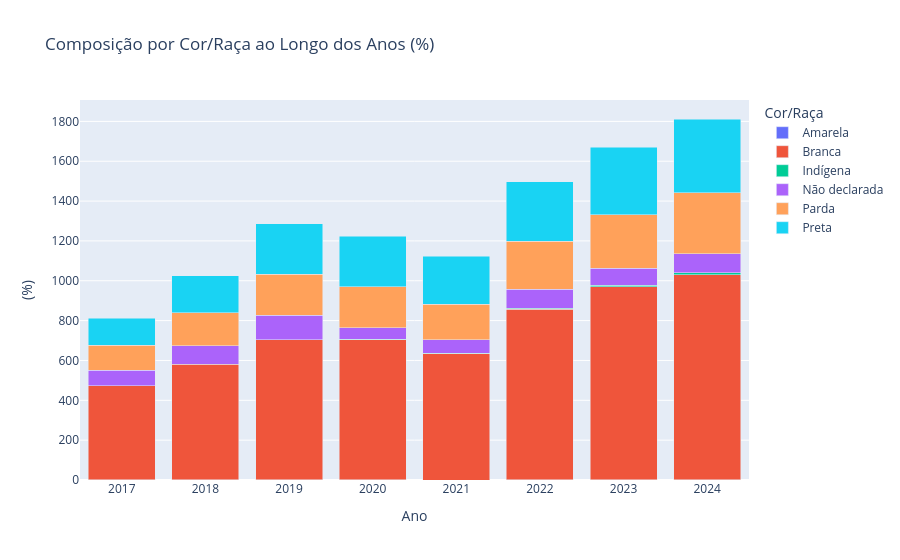

Notebook code for this chart:
### Code cell
# 15: Composição por cor/raça ao longo dos anos

raca_ano = (
    df_dados_tratados.groupby(["Ano", "Cor / Raça"])["Código da Matricula"]
    .count()
    .reset_index(name="Qtd")
)

fig_g24 = px.bar(
    raca_ano,
    x="Ano",
    y="Qtd",
    color="Cor / Raça",
    barmode="stack",
    title="Composição por Cor/Raça ao Longo dos Anos (%)",
    labels={"Qtd": "(%)", "Cor / Raça": "Cor/Raça"},
)
fig_g24.update_xaxes(tickmode="linear", dtick=1)
fig_g24.show()

### Figure 1 — Plotly figure (JSON) as saved in the notebook; plotly's stock layout.template omitted (floating-point values rounded to 4 significant figures)
{"data": [{"hovertemplate": "Cor/Raça=Amarela<br>Ano=%{x}<br>(%)=%{y}<extra></extra>", "legendgroup": "Amarela", "marker": {"color": "#636efa", "pattern": {"shape": ""}}, "name": "Amarela", "orientation": "v", "showlegend": true, "textposition": "auto", "type": "bar", "x": [2017, 2018, 2019, 2020, 2022, 2023, 2024], "xaxis": "x", "y": [1, 1, 1, 1, 2, 1, 2], "yaxis": "y"}, {"hovertemplate": "Cor/Raça=Branca<br>Ano=%{x}<br>(%)=%{y}<extra></extra>", "legendgroup": "Branca", "marker": {"color": "#EF553B", "pattern": {"shape": ""}}, "name": "Branca", "orientation": "v", "showlegend": true, "textposition": "auto", "type": "bar", "x": [2017, 2018, 2019, 2020, 2021, 2022, 2023, 2024], "xaxis": "x", "y": [471, 579, 703, 702, 633, 854, 968, 1029], "yaxis": "y"}, {"hovertemplate": "Cor/Raça=Indígena<br>Ano=%{x}<br>(%)=%{y}<extra></extra>", "legendgroup": "Indígena", "marker": {"color": "#00cc96", "pattern": {"shape": ""}}, "name": "Indígena", "orientation": "v", "showlegend": true, "textposition": "auto", "type": "bar", "x": [2017, 2020, 2021, 2022, 2023, 2024], "xaxis": "x", "y": [1, 3, 3, 7, 9, 9], "yaxis": "y"}, {"hovertemplate": "Cor/Raça=Não declarada<br>Ano=%{x}<br>(%)=%{y}<extra></extra>", "legendgroup": "Não declarada", "marker": {"color": "#ab63fa", "pattern": {"shape": ""}}, "name": "Não declarada", "orientation": "v", "showlegend": true, "textposition": "auto", "type": "bar", "x": [2017, 2018, 2019, 2020, 2021, 2022, 2023, 2024], "xaxis": "x", "y": [77, 95, 123, 59, 69, 94, 86, 95], "yaxis": "y"}, {"hovertemplate": "Cor/Raça=Parda<br>Ano=%{x}<br>(%)=%{y}<extra></extra>", "legendgroup": "Parda", "marker": {"color": "#FFA15A", "pattern": {"shape": ""}}, "name": "Parda", "orientation": "v", "showlegend": true, "textposition": "auto", "type": "bar", "x": [2017, 2018, 2019, 2020, 2021, 2022, 2023, 2024], "xaxis": "x", "y": [127, 165, 207, 204, 178, 242, 267, 308], "yaxis": "y"}, {"hovertemplate": "Cor/Raça=Preta<br>Ano=%{x}<br>(%)=%{y}<extra></extra>", "legendgroup": "Preta", "marker": {"color": "#19d3f3", "pattern": {"shape": ""}}, "name": "Preta", "orientation": "v", "showlegend": true, "textposition": "auto", "type": "bar", "x": [2017, 2018, 2019, 2020, 2021, 2022, 2023, 2024], "xaxis": "x", "y": [134, 186, 251, 254, 239, 298, 338, 369], "yaxis": "y"}], "layout": {"barmode": "stack", "legend": {"title": {"text": "Cor/Raça"}, "tracegroupgap": 0}, "title": {"text": "Composição por Cor/Raça ao Longo dos Anos (%)"}, "xaxis": {"anchor": "y", "domain": [0, 1], "dtick": 1, "tickmode": "linear", "title": {"text": "Ano"}}, "yaxis": {"anchor": "x", "domain": [0, 1], "title": {"text": "(%)"}}}}
